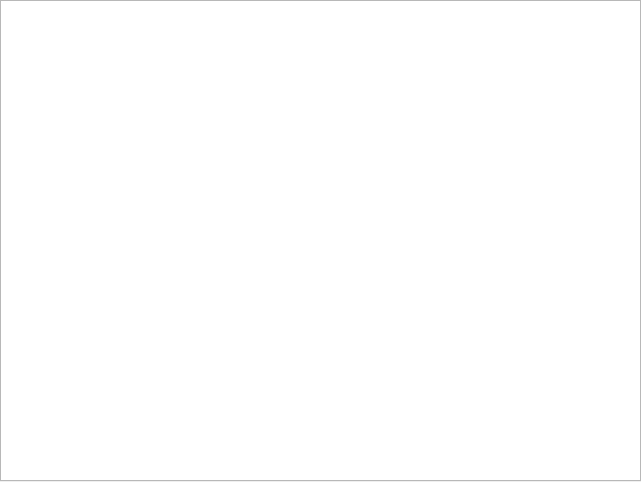
<?xml version="1.0" encoding="UTF-8"?>
<ui version="4.0">
 <class>tablGenCmd</class>
 <widget class="QWidget" name="tablGenCmd">
  <property name="geometry">
   <rect>
    <x>0</x>
    <y>0</y>
    <width>641</width>
    <height>482</height>
   </rect>
  </property>
  <property name="sizePolicy">
   <sizepolicy hsizetype="Minimum" vsizetype="Minimum">
    <horstretch>0</horstretch>
    <verstretch>0</verstretch>
   </sizepolicy>
  </property>
  <property name="windowTitle">
   <string>Form</string>
  </property>
  <widget class="QWidget" name="verticalLayoutWidget">
   <property name="geometry">
    <rect>
     <x>0</x>
     <y>0</y>
     <width>641</width>
     <height>481</height>
    </rect>
   </property>
   <layout class="QVBoxLayout" name="verticalLayout">
    <property name="sizeConstraint">
     <enum>QLayout::SetMinAndMaxSize</enum>
    </property>
    <item>
     <widget class="QTableWidget" name="tableWidget">
      <property name="sizePolicy">
       <sizepolicy hsizetype="Minimum" vsizetype="Minimum">
        <horstretch>0</horstretch>
        <verstretch>0</verstretch>
       </sizepolicy>
      </property>
      <property name="font">
       <font>
        <family>PT Serif</family>
        <pointsize>12</pointsize>
       </font>
      </property>
      <property name="toolTip">
       <string notr="true"/>
      </property>
      <property name="statusTip">
       <string notr="true"/>
      </property>
      <property name="whatsThis">
       <string notr="true"/>
      </property>
      <property name="accessibleName">
       <string notr="true"/>
      </property>
      <property name="accessibleDescription">
       <string notr="true"/>
      </property>
     </widget>
    </item>
   </layout>
  </widget>
 </widget>
 <resources/>
 <connections/>
</ui>
